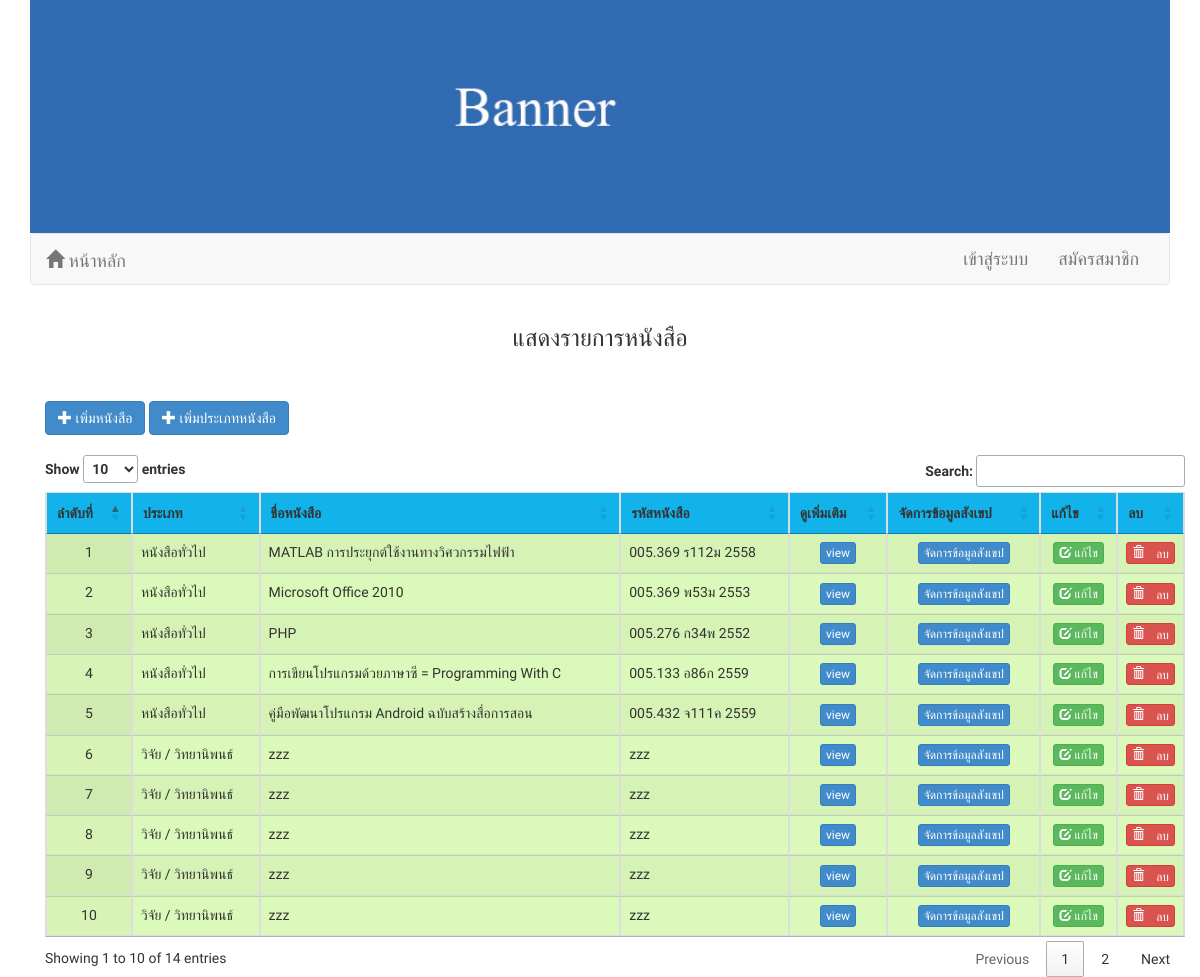
/show_book_2.php, run on the app's committed database.
### tables this page shows
CREATE TABLE `tbl_book` (
  `id` int(11) NOT NULL,
  `type_id` int(11) NOT NULL COMMENT 'ประเภทหนังสือ',
  `b_name` varchar(50) NOT NULL COMMENT 'ชื่อหนังสือ',
  `b_dcall` varchar(50) NOT NULL COMMENT 'รหัสหนังสือ',
  `b_author` varchar(50) NOT NULL COMMENT 'ชื่อผู้แต่ง',
  `b_print` varchar(50) NOT NULL COMMENT 'ครั้งที่พิมพ์',
  `b_imprint` varchar(100) NOT NULL COMMENT 'พิมพลักษณ์',
  `b_physical` varchar(100) NOT NULL COMMENT 'ลักษณะทางกายภาพ',
  `b_heading` varchar(100) NOT NULL COMMENT 'หัวเรื่อง',
  `b_isbn` varchar(50) NOT NULL COMMENT 'ISBN',
  `b_briefly` text NOT NULL COMMENT 'เนื้อหาสังเขป',
  `b_img1` varchar(50) NOT NULL COMMENT 'รูปภาพที่ 1 ',
  `b_img2` varchar(50) NOT NULL COMMENT 'รูปภาพที่ 2',
  `b_img3` varchar(50) NOT NULL COMMENT 'รูปภาพที่ 3 ',
  `date` date NOT NULL COMMENT 'วันที่เพิ่ม',
  `p_view` int(30) NOT NULL COMMENT 'การดู',
  `rating` int(11) NOT NULL DEFAULT '0',
  `rating_count` int(11) NOT NULL,
  `comment_count` int(11) NOT NULL
);

CREATE TABLE `tbl_book_type` (
  `type_id` int(11) NOT NULL,
  `type_name` varchar(50) NOT NULL,
  `datetime` date NOT NULL
);

### show_book_2.php (the view, shortened to what this page needs)
<?php
    include('connectdb.php');
    $sql = "SELECT * FROM tbl_book INNER JOIN tbl_book_type ON tbl_book.type_id=tbl_book_type.type_id";
    $result = mysqli_query($dbcon, $sql);
?>
<!DOCTYPE html>
<html lang="en">
  <head>
    <link href="css/bootstrap.min.css" rel="stylesheet">
    <link rel="stylesheet" type="text/css" href="http://cdn.datatables.net/1.10.11/css/jquery.dataTables.min.css">
  </head>
  <body>
    <div class="container">
      <div class="row">
          <?php include('banner.php');?>
      </div>
      <div class="row">
        <div class="col-md-12">
          <?php include('navbar_bunna.php');?>
        </div>
      </div>
    </div>
    <div class="container">
      <h3 class="text-center">แสดงรายการหนังสือ</h3>
      <br><br>
      <div class="container">
        <div class="row">
          <div class="col-md-12">
            <a href="add_book.php" class="btn btn-primary"><span class="glyphicon glyphicon-plus"></span> เพิ่มหนังสือ</a>
            <a href="addtype_book.php" class="btn btn-primary"><span class="glyphicon glyphicon-plus"></span> เพิ่มประเภทหนังสือ</a>
            <br><br>
              <div class="table-responsive">
                <table id="example" class="display table table-bordered">
                  <thead>
                    <tr>
                      <th class="text-center">ลำดับที่</th>
                      <th class="text-center">ประเภท</th>
                      <th class="text-center">ชื่อหนังสือ</th>
                      <th class="text-center">รหัสหนังสือ</th>
                      <th class="text-center">ดูเพิ่มเติม</th>
                      <th class="text-center">จัดการข้อมูลสังเขป</th>
                      <th class="text-center">แก้ไข</th>
                      <th class="text-center">ลบ</th>
                    </tr>
                  </thead>
                  <tbody>
                    <?php while($row = mysqli_fetch_array($result, MYSQLI_ASSOC)) { ?>
                    <tr>
                      <td class="text-center"><?php echo $row['id']; ?></td>
                      <td><?php echo $row['type_name']; ?></td>
                      <td><?php echo $row['b_name']; ?></td>
                      <td><?php echo $row['b_dcall']; ?></td>
                      <td class="text-center">
                          <input type="button" name="view" value="view" class="btn btn-primary btn-xs view_data" id="<?php echo $row['id']; ?>">
                      </td>
                      <td class="text-center">
                        <a href="book_briefly.php?id=<?php echo $row['id']; ?>" class="btn btn-primary btn-xs">จัดการข้อมูลสังเขป</a>
                      </td>
                      <td class="text-center">
                      <a href="edit_book.php?id=<?php echo $row['id']; ?>" class="btn btn-success btn-xs"><span class="glyphicon glyphicon-edit"></span> แก้ไข</a>
                      </td>
                      <td class="text-center">
                      <a href="delete_book.php?id=<?php echo $row['id']; ?>" class="btn btn-danger btn-xs" onclick="return confirm('ต้องการลบข้อมูล จริงหรือ ?');"><span class="glyphicon glyphicon-trash"> ลบ</a>
                      </td>
                    </tr>
                  <?php } ?>
                  </tbody>
                </table>
              </div>
            </div>
  </body>
</html>

### show_book_2.php (style rules this page uses)
.container { font-family: 'Prompt', sans-serif; }
th { background-color: #12B3EB; }
td { background-color: #DBF9BA; }

### data on the page
tbl_book: id "1", type.type_name "หนังสือทั่วไป", b_name "MATLAB การประยุกต์ใช้งานทางวิศวกรรมไฟฟ้า", b_dcall "005.369 ร112ม 2558"
tbl_book: id "2", type.type_name "หนังสือทั่วไป", b_name "Microsoft Office 2010", b_dcall "005.369 พ53ม 2553"
tbl_book: id "3", type.type_name "หนังสือทั่วไป", b_name "PHP", b_dcall "005.276 ก34พ 2552"
tbl_book: id "4", type.type_name "หนังสือทั่วไป", b_name "การเขียนโปรแกรมด้วยภาษาซี = Programming With C", b_dcall "005.133 อ86ก 2559"
tbl_book: id "5", type.type_name "หนังสือทั่วไป", b_name "คู่มือพัฒนาโปรแกรม Android ฉบับสร้างสื่อการสอน", b_dcall "005.432 จ111ค 2559"
tbl_book: id "6", type.type_name "วิจัย / วิทยานิพนธ์", b_name "zzz", b_dcall "zzz"
tbl_book: id "7", type.type_name "วิจัย / วิทยานิพนธ์", b_name "zzz", b_dcall "zzz"
tbl_book: id "8", type.type_name "วิจัย / วิทยานิพนธ์", b_name "zzz", b_dcall "zzz"
tbl_book: id "9", type.type_name "วิจัย / วิทยานิพนธ์", b_name "zzz", b_dcall "zzz"
tbl_book: id "10", type.type_name "วิจัย / วิทยานิพนธ์", b_name "zzz", b_dcall "zzz"
